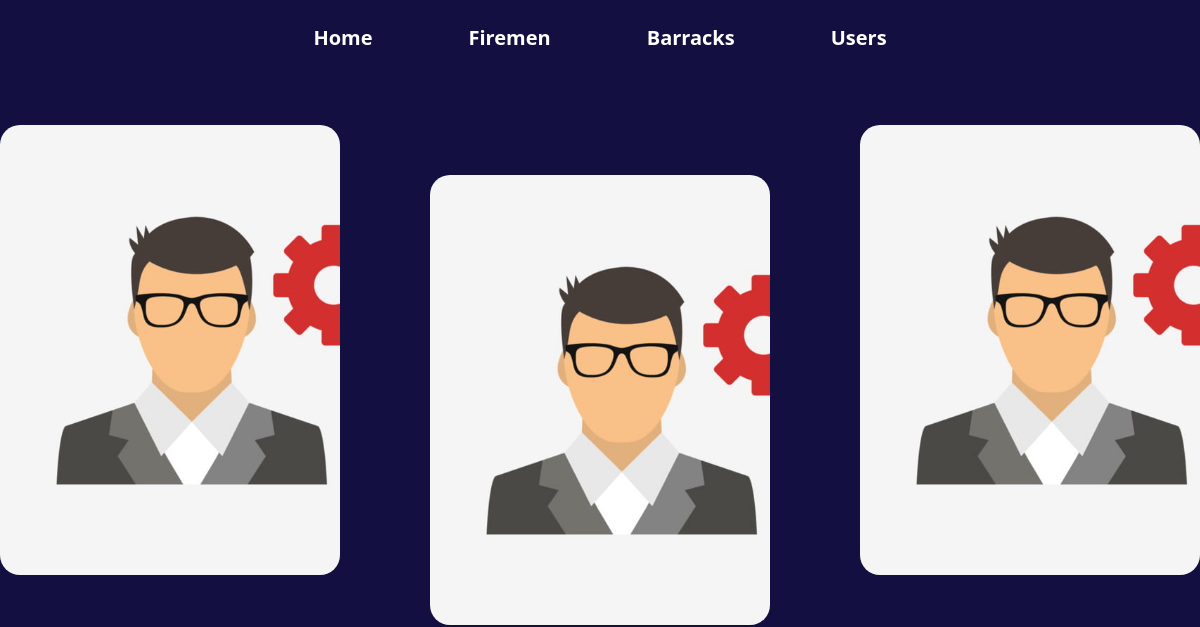
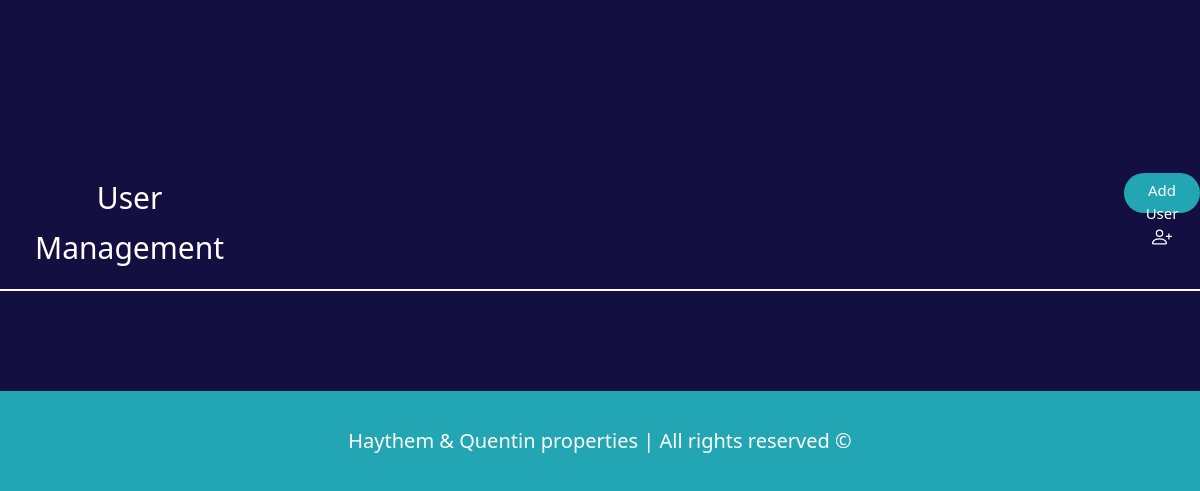
Page /user/display on the earlier database version (2 pictures, top to bottom).
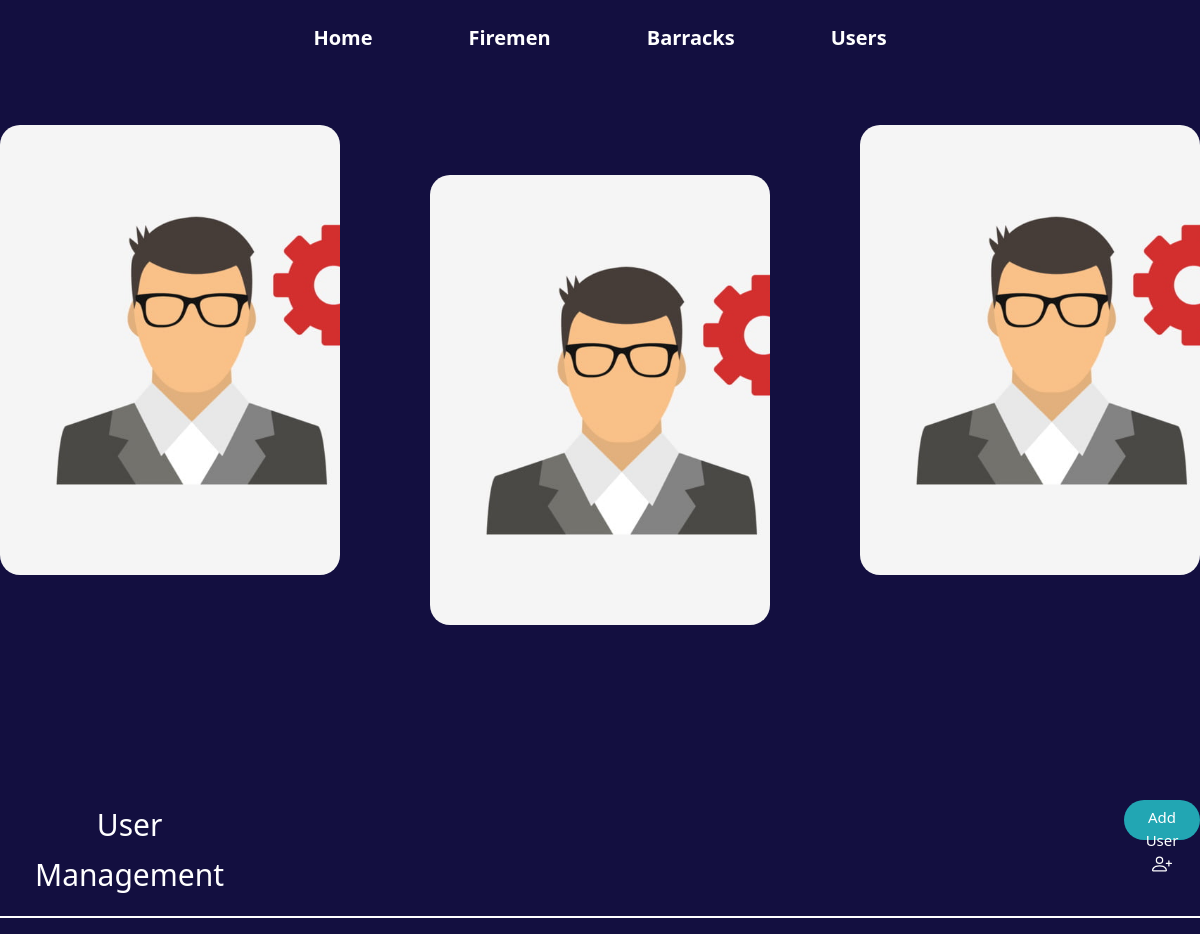
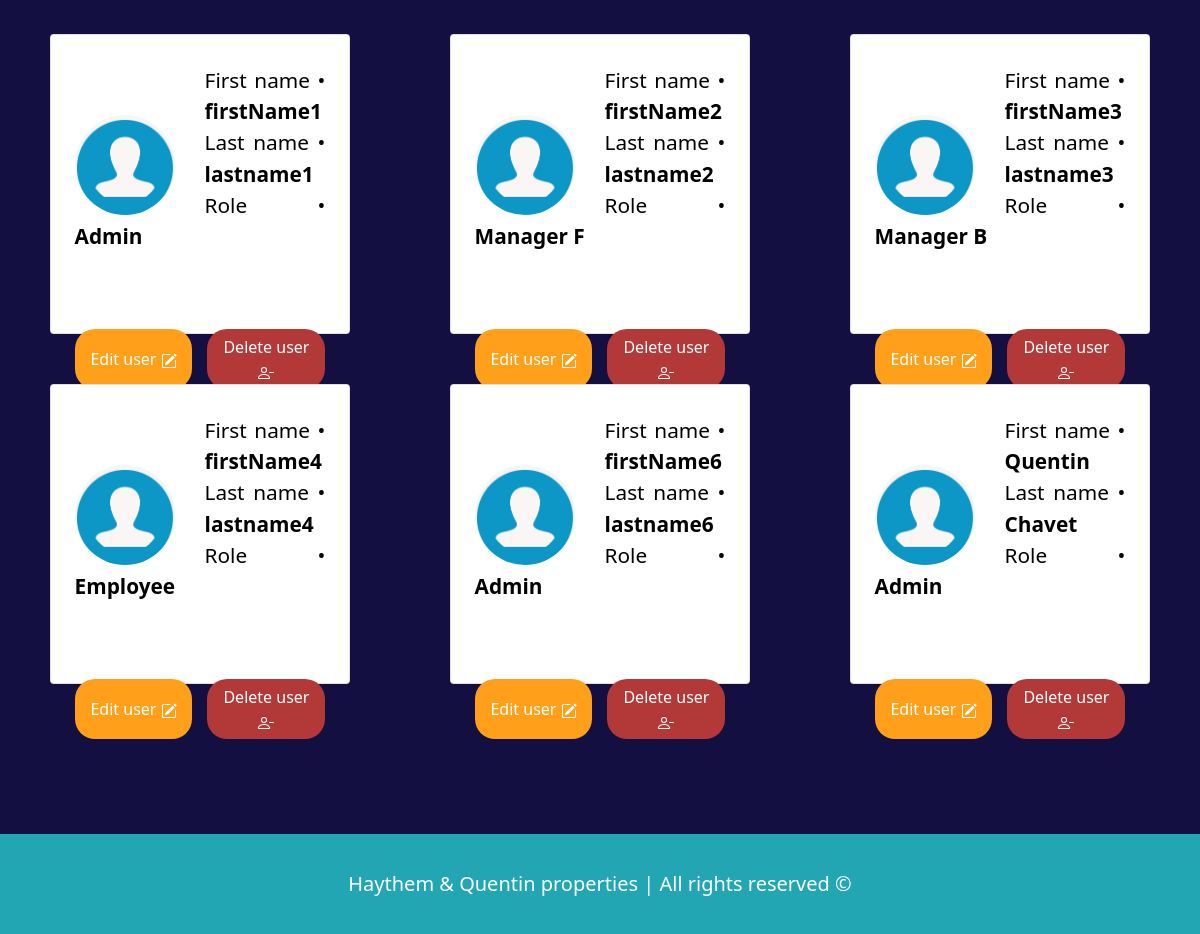
Same page on the later database version (2 pictures, top to bottom).
### tables this page shows
CREATE TABLE `utilisateurs` (
  `id` int(11) NOT NULL AUTO_INCREMENT,
  `mail` varchar(255) NOT NULL,
  `password` varchar(255) NOT NULL,
  `firstName` varchar(255) DEFAULT NULL,
  `lastName` varchar(255) DEFAULT NULL,
  `roleId` int(11) NOT NULL,
  PRIMARY KEY (`id`,`mail`,`password`),
  KEY `roleId` (`roleId`),
  CONSTRAINT `utilisateurs_ibfk_1` FOREIGN KEY (`roleId`) REFERENCES `role` (`id`)
);

CREATE TABLE `role` (
  `id` int(11) NOT NULL AUTO_INCREMENT,
  `name` varchar(255) DEFAULT NULL,
  `permissions` int(11) DEFAULT NULL,
  PRIMARY KEY (`id`)
);

### app/utils/Renderer.php (called while the page is built, shortened)
<?php
class Renderer
{
    public static function render($file, array $data = null) : string
    {
        $path = __DIR__ . DIRECTORY_SEPARATOR . "../views" . DIRECTORY_SEPARATOR . $file ;
        include $path;
        $content = ob_get_contents();
        return $content;
    }
}
?>

### autoloader.php (called while the page is built, shortened)
<?php
    class InitContext {
        public static $USECLASSEXTENSION = 0;
        public static $NOUSECLASSEXTENSION = 1;
        private $directoriesList = array(
            "./",
            "classes/",
            "vendor/",
        );
        private $classNameType;
        function __construct($type=1) {
            $this->classNameType = $type;
        }
        function autoloader($class): bool {
            foreach ($this->directoriesList as $path) {
                if ($this->classNameType == self::$USECLASSEXTENSION) {
                    $filename = __DIR__ . "/" . $path . str_replace('\\', '/', $class) . ".class.php";
                } elseif ($this->classNameType == self::$NOUSECLASSEXTENSION) {
                    $filename = __DIR__ . "/" . $path . str_replace('\\', '/', $class) . ".php";
                }
                if (file_exists($filename) && is_readable($filename)) {
                    if (class_exists($class)) {
                        return TRUE;
                    }
                }
            }
            return false;
        }
    }
?>

### app/utils/SingletonConfigReader.php (called while the page is built, shortened)
<?php
    class SingletonConfigReader {
        private $settings = [];
        private static $instance;
        private function __construct () {
            $this->settings = parse_ini_file("../config.ini");
        }
        public static function getInstance() {
            if (is_null(self::$instance)) {
                self::$instance = new SingletonConfigReader();
            }
            return self::$instance;
        }
        public function getValue($key) {
            return $this->settings[$key];
        }
    }
?>

### app/utils/SingletonDBMaria.php (called while the page is built, shortened)
<?php
    class SingletonDBMaria {
        public $cnx;
        private static $instance;
        private function __construct() {
            $this->cnx = new \PDO(SingletonConfigReader::getInstance()->getValue('dsn'), SingletonConfigReader::getInstance()->getValue('user'), SingletonConfigReader::getInstance()->getValue('password'));
            $this->cnx->setAttribute(\PDO::ATTR_ERRMODE, \PDO::ERRMODE_EXCEPTION);
        }
        public static function getInstance() : SingletonDBMaria {
            if (is_null(self::$instance)) {
                self::$instance = new SingletonDBMaria();
            }
            return self::$instance;
        }
        public function getConnection() {
            return $this->cnx;
        }
    }
?>

### app/models/DAOUser.php (called while the page is built, shortened)
<?php
    class DAOUser {
        private $connexion;
        public function __construct($connexion) {
            $this->connexion = $connexion;
        }
        public function displayUser() : array {
            $sql = "SELECT  utilisateurs.id,
                            utilisateurs.mail,
                            utilisateurs.password,
                            utilisateurs.firstName,
                            utilisateurs.lastName,
                            utilisateurs.roleId,
                            role.name,
                            role.permissions
                    FROM utilisateurs
                    INNER JOIN role ON utilisateurs.roleId =role.id";
            $preparedStatement = $this->connexion->prepare($sql);
            $preparedStatement->execute();
            $users = array();
            while ($data = $preparedStatement->fetch(\PDO::FETCH_OBJ)) {
                $user = new User(
                                        $data->id,
                                        $data->mail,
                                        $data->password,
                                        $data->firstName,
                                        $data->lastName,
                                        $data->roleId,
                                        $data->name,
                                        $data->permissions
                                    );
                array_push($users, $user);
            }
            return $users;
        }
    }
?>

### app/models/User.php (called while the page is built, shortened)
<?php
    class User {
        private int $id;
        private string $firstName;
        private string $lastName;
        private string $roleName;
        public function __construct(?int $id, ?string $mail, ?string $password, ?string $firstName, ?string $lastName, ?int $roleId, ?string $roleName, ?int $permissions) {
            $this->id = $id;
            $this->firstName = $firstName;
            $this->lastName = $lastName;
            $this->roleName = $roleName;
        }
            public function getId() { return $this->id; }
            public function getFirstName() { return $this->firstName; }
            public function getLastName() { return $this->lastName; }
            public function getRoleName() { return $this->roleName; }
    }
?>

### app/views/displayUsers.php (the view, shortened to what this page needs)
<!DOCTYPE html>
    <html lang="en">
    <head>
        <link rel="stylesheet" href="../css/userStyle.css">
        <link href="https://cdn.jsdelivr.net/npm/bootstrap@5.1.3/dist/css/bootstrap.min.css" rel="stylesheet">
    </head>
    <body style="background-color : #130f40">
        <header>
            <nav class="nav navbar-expand-lg">
                <div class="collapse navbar-collapse justify-content-center" id="navbarNavDropdown">
                    <ul class="navbar-nav">
                        <li class="nav-item">
                            <a class="nav-link px-5" href="../..">Home</a>
                        </li>
                        <li class="nav-item">
                            <a class="nav-link px-5" href="../../fireman/display">Firemen</a>
                        </li>
                        <li class="nav-item">
                            <a class="nav-link px-5" href="../../barrack/display">Barracks</a>
                        </li>
                        <li class="nav-item">
                            <a class="nav-link px-5" href="">Users</a>
                        </li>
                    </ul>
                </div>
            </nav>
            <div class="d-flex justify-content-center mainContainer" style="height:500px;">
                <div class="img" style="background-image : url(../img/admin.jpg);margin-top : 50px;"></div>
                <div class="img" style="background-image : url(../img/admin.jpg);margin-top : 100px;margin-right: 90px;margin-left: 90px;"></div>
                <div class="img" style="background-image : url(../img/admin.jpg);margin-top : 50px;"></div>
            </div>
        </header>
        <div class="d-flex mainContainer" style="border-bottom: 2px solid white;margin-top:100px;">
            <div>
                <p class="title">User Management</p>
            </div>
            <button type="button" class="btn btn-info" style="color:white;" data-bs-toggle="modal" data-bs-target="#creationStaticBackdrop">
                Add User
        </div>
        <div class="container-fluid">
        <?php
        $i = 1;
        foreach($users as $user) {
            if($i == 1 || $i%3 == 1) {?>
                <div class="row" style="margin-bottom: 50px;margin-top: 50px;">
                    <div class="col-4">
                        <div class="card">
                            <div class="container">
                                <div class="picture"></div>
                                <div class="data">
                                    <p class="data-text">
                                    First name  •  <b><?php echo($user->getFirstName());?></b><br>
                                    Last name  •  <b><?php echo($user->getLastName());?></b><br>
                                    Role  • <b><?php echo($user->getRoleName()); ?></b><br><br>
                                    </p>
                                </div>
                            </div>
                            <div class="container d-flex justify-content-center" style="margin-top: 30px;">
                                <button class="btn btn-warning" id="<?php echo($user->getId());?>" data-bs-toggle="modal" data-bs-target="#modifyModal" onclick="fillId(this)">
                                    Edit user
                                </button>
                                <button class="btn btn-danger" id="<?php echo($user->getId());?>" data-bs-toggle="modal" data-bs-target="#staticBackdrop" onclick="obtainId(this)">
                                    Delete user
                                </button>
                            </div>
                        </div>
                    </div>
            <?php
            }
            if($i%3 == 2){?>
                    <div class="col-4">
                        <div class="card">
                            <div class="container">
                                <div class="picture"></div>
                                <div class="data">
                                    <p class="data-text">
                                    First name  •  <b><?php echo($user->getFirstName());?></b><br>
                                    Last name  •  <b><?php echo($user->getLastName());?></b><br>
                                    Role  • <b><?php echo($user->getRoleName()); ?></b><br><br>
                                    </p>
                                </div>
                            </div>
                            <div class="container d-flex justify-content-center" style="margin-top: 30px;">
                                <button class="btn btn-warning" id="<?php echo($user->getId());?>" data-bs-toggle="modal" data-bs-target="#modifyModal" onclick="fillId(this)">
                                    Edit user
                                </button>
                                <button class="btn btn-danger" id="<?php echo($user->getId());?>" data-bs-toggle="modal" data-bs-target="#staticBackdrop" onclick="obtainId(this)">
                                    Delete user
                                </button>
                            </div>
                        </div>
                    </div>
            <?php
            }
            if($i%3 == 0) {?>
                    <div class="col-4">
                        <div class="card">
                            <div class="container">
                                <div class="picture"></div>
                                <div class="data">
                                    <p class="data-text">
                                        First name  •  <b><?php echo($user->getFirstName());?></b><br>
                                        Last name  •  <b><?php echo($user->getLastName());?></b><br>
                                        Role  • <b><?php echo($user->getRoleName()); ?></b><br><br>
                                    </p>
                                </div>
                            </div>
                            <div class="container d-flex justify-content-center" style="margin-top: 30px;">
                                <button class="btn btn-warning" id="<?php echo($user->getId());?>" data-bs-toggle="modal" data-bs-target="#modifyModal" onclick="fillId(this)">
                                    Edit user
                                </button>
                                <button class="btn btn-danger" id="<?php echo($user->getId());?>" data-bs-toggle="modal" data-bs-target="#staticBackdrop" onclick="obtainId(this)">
                                    Delete user
                                </button>
                            </div>
                        </div>
                    </div>
                </div>
            <?php
            }
            $i++;
        }
        ?>
        </div>
        <div class="separator"></div>
        <footer>
            <p style="text-align: center;color:white; font-size:20px;line-height:100px">Haythem & Quentin properties  |  All rights reserved ©</p>
        </footer>
    </body>
</html>

### html/index.php (shortened to what this page needs)
<?php
require_once '../autoloader.php';
if (isset($_SERVER["PATH_INFO"])) {
    $path = trim($_SERVER["PATH_INFO"], "/");
} else {
    $path = "";
}
$fragments = explode("/", $path);
$control = array_shift($fragments);
switch ($control) {
    case "user" :
        if($_SERVER["REQUEST_METHOD"] == "GET") {
            usersRoutes_get($fragments);
        }
        break;
}
function usersRoutes_get($fragments) {
    $action = array_shift($fragments);
    switch ($action) {
        case "display":
            call_user_func_array([new UserController(), "show"], $fragments);
            break;
    }
}

### app/controllers/UserController.php (shortened to what this page needs)
<?php
    class UserController extends BaseController {
        private DAOUser $daoUser;
        public function __construct() {
            $this->daoUser = new DAOUser(SingletonDBMaria::getInstance()->getConnection());
        }
        public function show($fragments = null) {
            $users = $this->daoUser->displayUser();
            $pageUser = Renderer::render('displayUsers.php', compact('users'));
            echo($pageUser);
        }
    }
?>

### html/css/userStyle.css (style rules this page uses)
body { height : 100%; width : 100%; }
header { background-color : grey; height : 700px; width : 100%; background-color : #130f40; }
.nav { height : 75px; }
li a { color : white !important; font-weight : bold !important; font-size : 20px; }
.img { width : 600px; height : 450px; background-size : cover; background-repeat : no-repeat; border-radius : 20px 20px 20px 20px; margin-top : 20px; }
.mainContainer { width : 100%; margin : auto; }
.title { line-height :50px; color : white; font-size : 30px; text-align : center; margin-left: 35px; }
.btn-info, .btn-info:focus { right: 0px !important; width : 10%; height : 40px; border-radius : 40px 40px 40px 40px !important; background-color: #22a6b3 !important; border : none !important; color: white; outline : none !important; box-shadow:none !important; margin-left : 75%; font-size : 15px !important; }
.btn-danger, .btn-danger:focus { background-color : #b33939 !important; color : white !important; border-radius : 20px 20px 20px 20px !important; border : none !important; outline : none !important; box-shadow : none !important; width : 150px; }
.btn-warning, .btn-warning:focus { background-color : #ff9f1a !important; color : white !important;; border-radius : 20px 20px 20px 20px !important; border:none !important; outline : none !important; box-shadow : none !important; width : 150px; margin-right : 15px; }
footer { clear : left; width : 100%; height : 100px; background-color:#22a6b3; }
.separator { clear: left; width : 100%; height : 100px; }
.card { width: 80%; height: 300px; background-color: white; color: black; margin: auto; }
.picture { width: 100px; height: 100px; border-radius: 50%; float: left; margin-top: 80px; margin-right: 30px; background-image: url(../img/avatar.png); background-size: cover; background-repeat: no-repeat; }
.data-text { text-align: justify; font-size: 1.3rem; margin-top: 30px; }

Differences in the rows shown:
added utilisateurs: firstName "firstName1", lastName "lastname1", roleId.name "Admin"
added utilisateurs: firstName "firstName2", lastName "lastname2", roleId.name "Manager F"
added utilisateurs: firstName "firstName3", lastName "lastname3", roleId.name "Manager B"
added utilisateurs: firstName "firstName4", lastName "lastname4", roleId.name "Employee"
added utilisateurs: firstName "firstName6", lastName "lastname6", roleId.name "Admin"
added utilisateurs: firstName "Quentin", lastName "Chavet", roleId.name "Admin"
